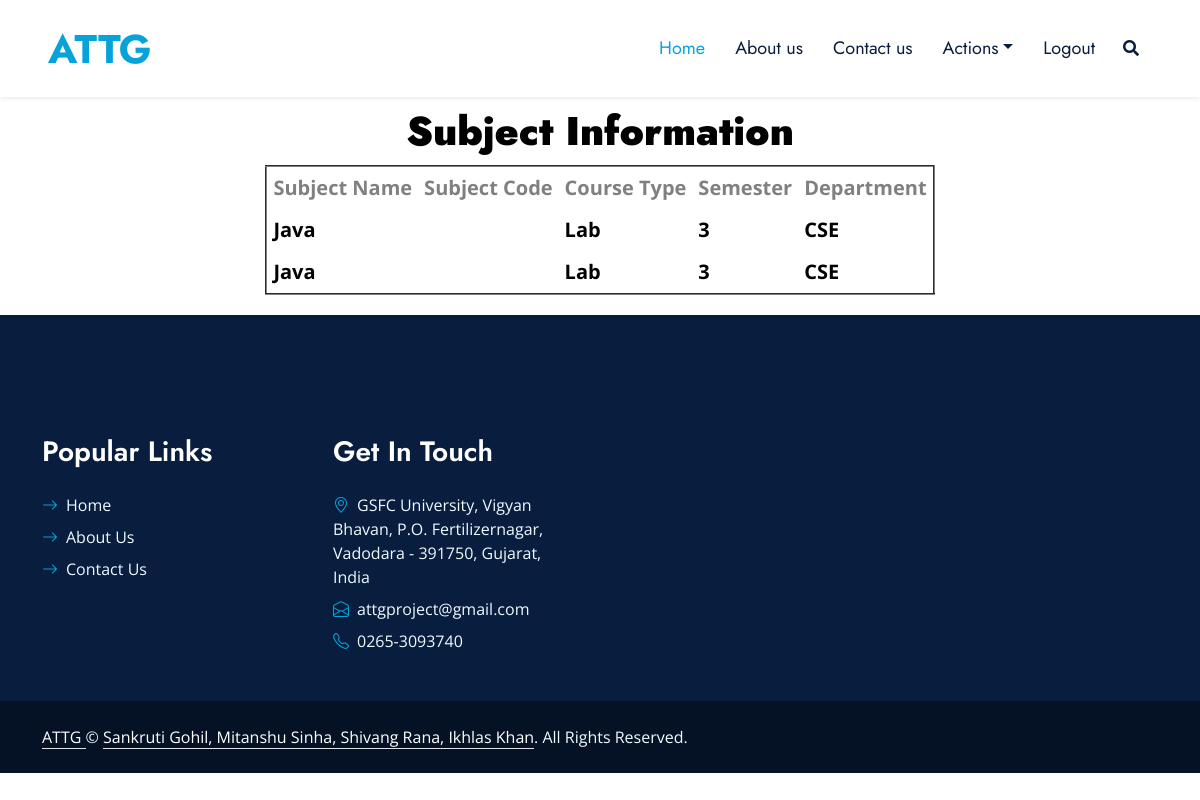
Screenshot of /SubjectView.php with the database file from the repository.
### tables this page shows
CREATE TABLE IF NOT EXISTS `subject` (
  `sname` varchar(35) NOT NULL,
  `scode` varchar(10) NOT NULL,
  `ctype` varchar(20) NOT NULL,
  `sem` bigint(20) NOT NULL,
  `dept` varchar(35) NOT NULL
);

### SubjectView.php (the view, shortened to what this page needs)
<!DOCTYPE HTML>
<html>
<head>
    <link href="https://cdnjs.cloudflare.com/ajax/libs/font-awesome/5.10.0/css/all.min.css" rel="stylesheet">
    <link href="https://cdn.jsdelivr.net/npm/bootstrap-icons@1.4.1/font/bootstrap-icons.css" rel="stylesheet">
    <link href="lib/owlcarousel/assets/owl.carousel.min.css" rel="stylesheet">
    <link href="lib/animate/animate.min.css" rel="stylesheet">
    <link href="lib/tempusdominus/css/tempusdominus-bootstrap-4.min.css" rel="stylesheet" />
    <link href="lib/twentytwenty/twentytwenty.css" rel="stylesheet" />
    <link href="css/bootstrap.min.css" rel="stylesheet">
    <link href="css/style.css" rel="stylesheet">
</head>
<body>
    <nav class="navbar navbar-expand-lg bg-white navbar-light shadow-sm px-5 py-3 py-lg-0">
        <a href="index2.html" class="navbar-brand p-0">
            <h1 class="m-0 text-primary">ATTG</h1>
        </a>
        <div class="collapse navbar-collapse" id="navbarCollapse">
            <div class="navbar-nav ms-auto py-0">
                <a href="index2.html" class="nav-item nav-link active">Home</a>
                <a href="about.html" class="nav-item nav-link">About us</a>
                <a href="acontact.html" class="nav-item nav-link">Contact us</a>
                    <div class="nav-item dropdown">
                        <a href="#" class="nav-link dropdown-toggle" data-bs-toggle="dropdown">Actions</a>
                   </div>
                <a href="index.html" onclick="return confirm('Are you sure you want to Logout ?')" class="nav-item nav-link">Logout</a>
            </div>
            <button type="button" class="btn text-dark" data-bs-toggle="modal" data-bs-target="#searchModal"><i class="fa fa-search"></i></button>
        </div>
    </nav>
        <h1 class="impact" style="color: black; text-align: center; margin: 10px">
            <b>Subject Information</b>
        </h1>
<form>
        <table align="center" cellpadding="6" border="2">
<tr>
<th>Subject Name</th>
<th>Subject Code</th>
<th>Course Type</th>
<th>Semester</th>
<th>Department</th>
</tr>
<tr>
<?php
$con=mysql_connect("localhost","root","");
if($con)
{
$sql="select * from `subject`";
$result=mysql_query($sql,$con);
while($row=mysql_fetch_array($result))
{
    $DB_Sname=$row['sname'];
    $DB_Scode=$row['subject_id'];
    $DB_Ctype=$row['ctype'];
    $DB_Sem=$row['sem'];
    $DB_Dept=$row['dept'];
?>
<td><?php echo $DB_Sname;?></td>
<td><?php echo $DB_Scode;?></td>
<td><?php echo $DB_Ctype;?></td>
<td><?php echo $DB_Sem;?></td>
<td><?php echo $DB_Dept;?></td>
</tr>
<?php
}
}
?>
</table>
</form>
<div class="container-fluid bg-dark text-light py-5 wow fadeInUp" data-wow-delay="0.3s" style="margin-top: 20px;">
        <div class="container pt-5">
            <div class="row g-5 pt-4">
                <div class="col-lg-3 col-md-6">
                    <h3 class="text-white mb-4">Popular Links</h3>
                    <div class="d-flex flex-column justify-content-start">
                        <a class="text-light mb-2" href="index2.html"><i class="bi bi-arrow-right text-primary me-2"></i>Home</a>
                        <a class="text-light mb-2" href="aabout.html"><i class="bi bi-arrow-right text-primary me-2"></i>About Us</a>
                        <a class="text-light mb-2" href="acontact.html"><i class="bi bi-arrow-right text-primary me-2"></i>Contact Us</a>
                    </div>
                </div>
                <div class="col-lg-3 col-md-6">
                    <h3 class="text-white mb-4">Get In Touch</h3>
                    <p class="mb-2"><i class="bi bi-geo-alt text-primary me-2"></i>GSFC University, Vigyan Bhavan, P.O. Fertilizernagar, Vadodara - 391750, Gujarat, India</p>
                    <p class="mb-2"><i class="bi bi-envelope-open text-primary me-2"></i>attgproject@gmail.com</p>
                    <p class="mb-0"><i class="bi bi-telephone text-primary me-2"></i>0265-3093740</p>
                </div>
            </div>
        </div>
    </div>
    <div class="container-fluid text-light py-4" style="background: #051225;">
        <div class="container">
            <div class="row g-0">
                <div class="col-md-9 text-center text-md-start">
                    <p class="mb-md-0"><a class="text-white border-bottom" href="#">ATTG </a>&copy; <a class="text-white border-bottom" href="#">Sankruti Gohil, Mitanshu Sinha, Shivang Rana, Ikhlas Khan</a>. All Rights Reserved.</p>
                </div>
            </div>
        </div>
    </div>
</body>
</html>

### css/style.css (style rules this page uses)
:root { --primary: #06A3DA; --secondary: #F57E57; --light: #EEF9FF; --dark: #091E3E; }
h1, h2, .font-weight-bold { font-weight: 700 !important; }
h3, h4, .font-weight-semi-bold { font-weight: 600 !important; }
.btn { font-family: 'Jost', sans-serif; font-weight: 600; transition: .5s; }
.navbar-light .navbar-nav .nav-link { font-family: 'Jost', sans-serif; padding: 35px 15px; font-size: 18px; color: var(--dark); outline: none; transition: .5s; }
.navbar-light .navbar-nav .nav-link:hover, .navbar-light .navbar-nav .nav-link.active { color: var(--primary); }

### SubjectView.php (style rules this page uses)
td { font-weight: bold; color: black; font-size: 20px; }
th { font-weight: bold; color: gray; font-size: 20px; }

### rows the page displays
subject: sname "Java", ctype "Lab", sem "3", dept "CSE"
subject: sname "Java", ctype "Lab", sem "3", dept "CSE"
